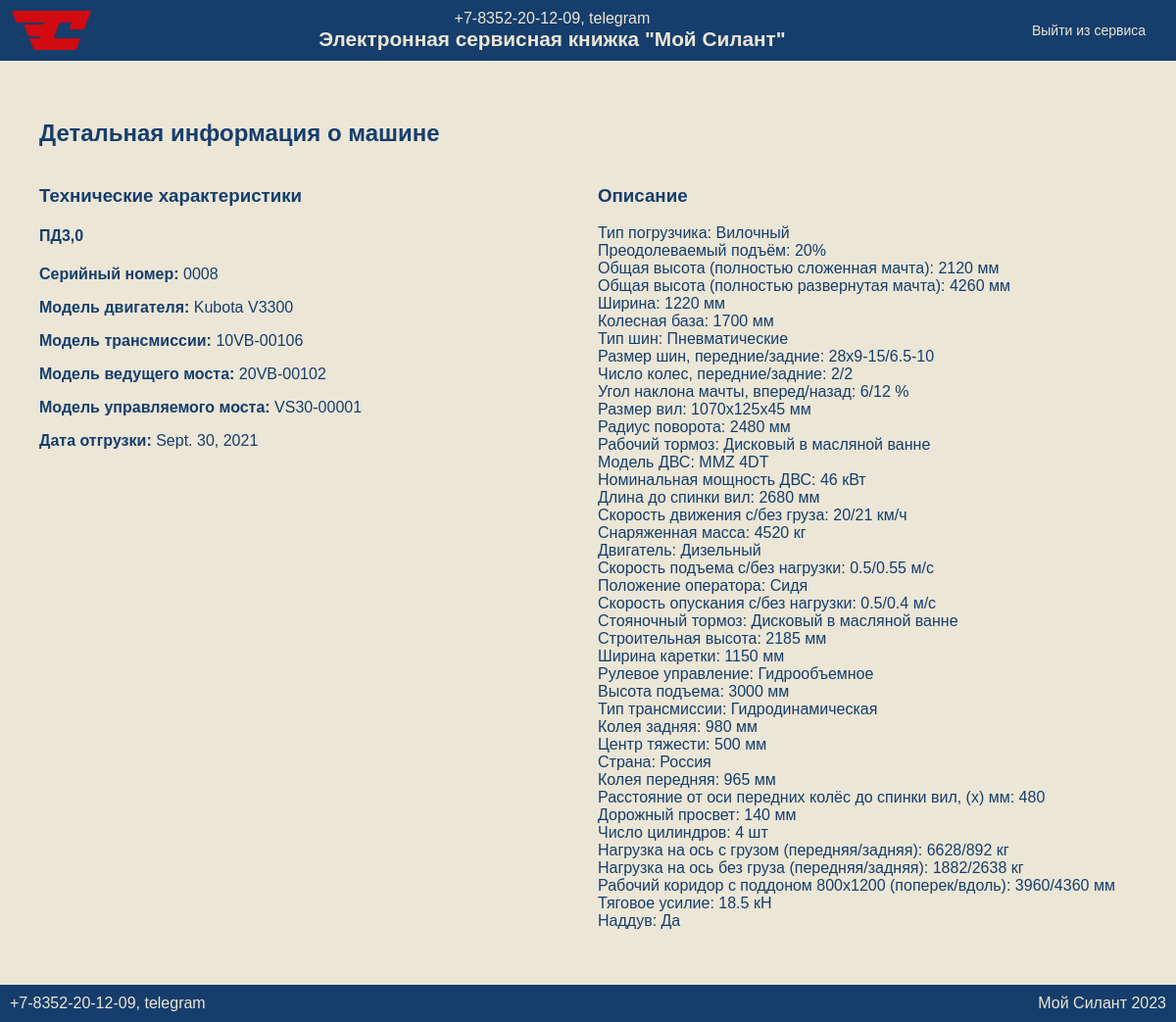
Screenshot of /machine/10/ (signed in) with the database file from the repository.
### inventory/models.py (models this page shows, shortened)
class Machine(models.Model):
    serial_number = models.CharField(
        max_length=128,
        unique=True,
        verbose_name='Зав. № машины'
    )
    model_technique = models.CharField(
        max_length=128,
        verbose_name='Модель техники'
    )
    model_engine = models.CharField(
        max_length=128,
        verbose_name='Модель двигателя'
    )
    serial_engine = models.CharField(
        max_length=128,
        verbose_name='Зав. № двигателя'
    )
    model_transmission = models.CharField(
        max_length=128,
        verbose_name='Модель трансмиссии'
    )
    serial_transmission = models.CharField(
        max_length=128,
        verbose_name='Зав. № трансмиссии'
    )
    model_drive_axle = models.CharField(
        max_length=128,
        verbose_name='Модель ведущего моста'
    )
    serial_drive_axle = models.CharField(
        max_length=128,
        verbose_name='Зав. № ведущего моста'
    )
    model_steering_axle = models.CharField(
        max_length=128,
        verbose_name='Модель управляемого моста'
    )
    serial_steering_axle = models.CharField(
        max_length=128,
        verbose_name='Зав. № управляемого моста'
    )
    delivery_contract = models.CharField(
        max_length=128,
        verbose_name='Договор поставки'
    )
    shipment_date = models.DateField(
        verbose_name='Дата отгрузки с завода'
    )
    customer = models.ForeignKey(
        User,
        related_name='customer_machines',
        on_delete=models.CASCADE,
        verbose_name='Покупатель'
    )
    consignee = models.ForeignKey(
        User,
        related_name='consignee_machines',
        on_delete=models.CASCADE,
        verbose_name='Грузополучатель (конечный потребитель)'
    )
    delivery_address = models.CharField(
        max_length=128,
        verbose_name='Адрес поставки (эксплуатации)'
    )
    configuration = models.TextField(
        verbose_name='Комплектация (доп. опции)'
    )
    service_company = models.ForeignKey(
        User,
        related_name='service_machines',
        on_delete=models.CASCADE,
        verbose_name='Сервисная компания'
    )
    description = models.TextField(
        null=True,
        blank=True,
        verbose_name='Описание'
    )
    class Meta:
        verbose_name = 'Машина'
        verbose_name_plural = 'Машины'
        ordering = ['shipment_date']

### inventory/views.py (the view)
# urls.py: path('machine/<int:machine_id>/', machine_detail_view, name='machine_detail'),  # Детальная информация о машине
@login_required
def machine_detail_view(request, machine_id):
    machine = get_object_or_404(Machine, id=machine_id)
    return render(request, 'inventory/machine_detail.html', {'machine': machine})

### inventory/templates/inventory/machine_detail.html (shortened to what this page needs)
{% extends 'inventory/base.html' %}
{% load static %}
{% block content %}
<main>
    <section class="main-container">
        <h2>Детальная информация о машине</h2>
        <div class="detail-container">
            <div class="left-column">
                <h3>Технические характеристики</h3>
                <h4>{{ machine.model_technique }}</h4>
                <p><strong>Серийный номер:</strong> {{ machine.serial_number }}</p>
                <p><strong>Модель двигателя:</strong> {{ machine.model_engine }}</p>
                <p><strong>Модель трансмиссии:</strong> {{ machine.model_transmission }}</p>
                <p><strong>Модель ведущего моста:</strong> {{ machine.model_drive_axle }}</p>
                <p><strong>Модель управляемого моста:</strong> {{ machine.model_steering_axle }}</p>
                <p><strong>Дата отгрузки:</strong> {{ machine.shipment_date }}</p>
            </div>
            <div class="right-column">
                <h3>Описание</h3>
                {{ machine.description|linebreaks }}
            </div>
        </div>
    </section>
</main>
{% endblock %}

### static/css/styles.css (style rules this page uses)
body { font-family: 'PT Astra Sans', sans-serif; margin: 0; padding: 0; background-color: #EBE6D6; color: #163E6C; }
main { padding: 20px; flex: 1; }
.detail-container { display: flex; justify-content: space-between; flex-wrap: nowrap; gap: 20px; }
.left-column, .right-column { flex: 1; min-width: 0; }

### rows the page displays
Machine: model_technique "ПД3,0", serial_number "0008", model_engine "Kubota V3300", model_transmission "10VB-00106", model_drive_axle "20VB-00102", model_steering_axle "VS30-00001", shipment_date "Sept. 30, 2021", description "Тип погрузчика: Вилочный Преодолеваемый подъём: 20% Общая высота (полностью сложенная мачта): 2120 мм Общая высота (полностью развернутая мачта): 4260 мм Ширина: 1220 мм Колесная база: 1700 мм Тип шин: Пневматические Размер шин, передние/задние: 28x9-15/6.5-10 Число колес, передние/задние: 2/2 Угол наклона мачты, вперед/назад: 6/12 % Размер вил: 1070x125x45 мм Радиус поворота: 2480 мм Рабочий тормоз: Дисковый в масляной ванне Модель ДВС: MMZ 4DT Номинальная мощность ДВС: 46 кВт Длина до спинки вил: 2680 мм Скорость движения с/без груза: 20/21 км/ч Снаряженная масса: 4520 кг Двигатель: Дизельный Скорость подъема с/без нагрузки: 0.5/0.55 м/с Положение оператора: Сидя Скорость опускания с/без…"
